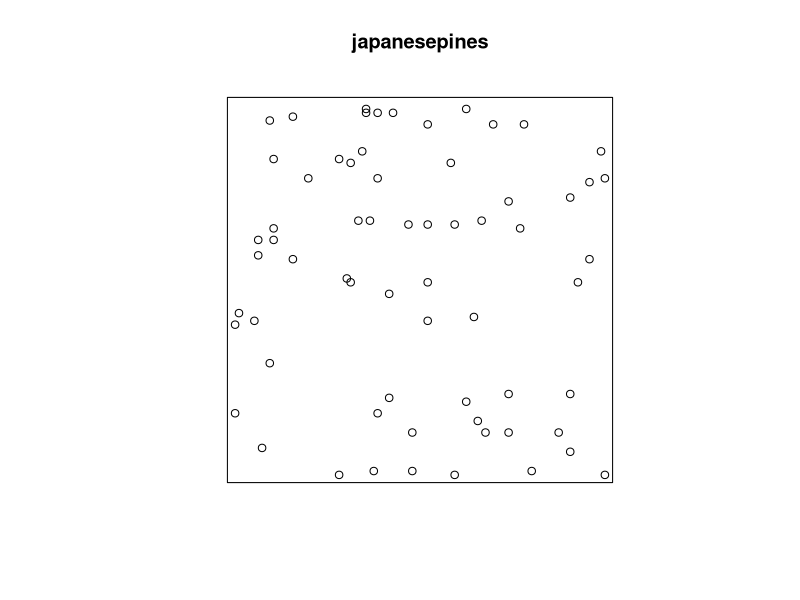
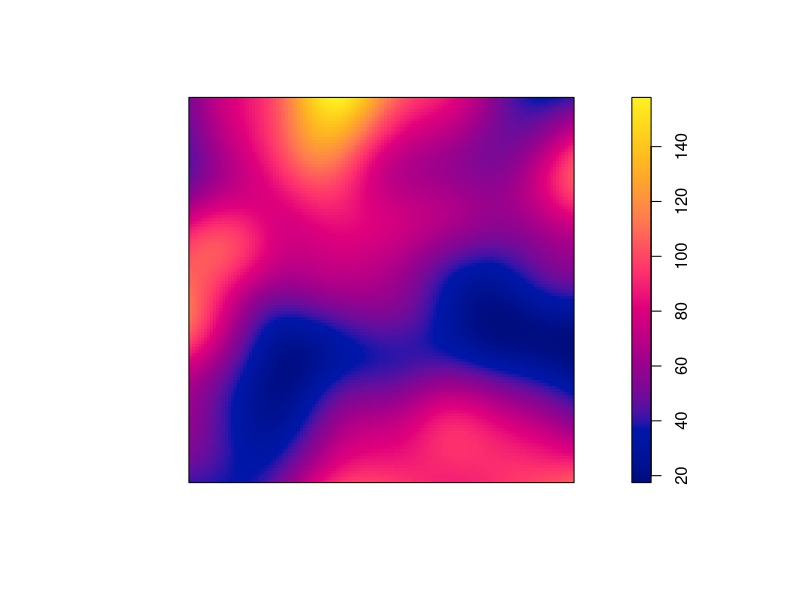
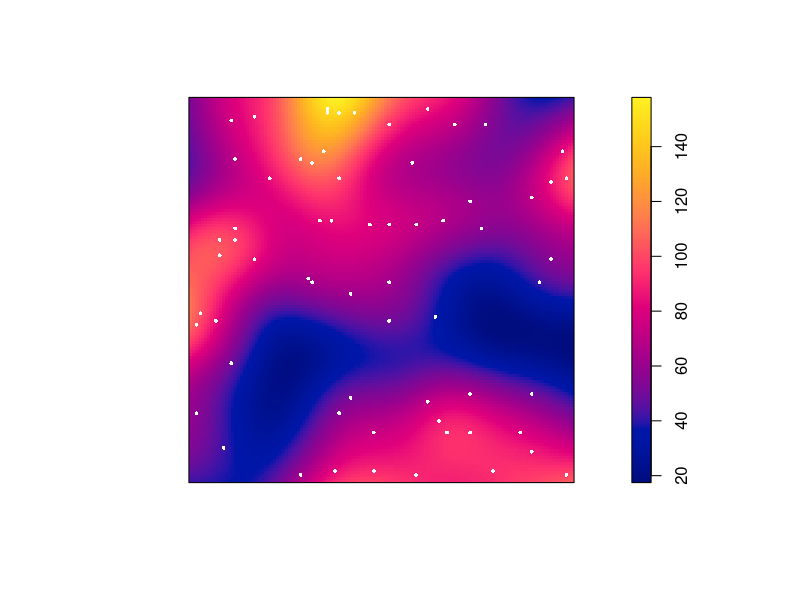
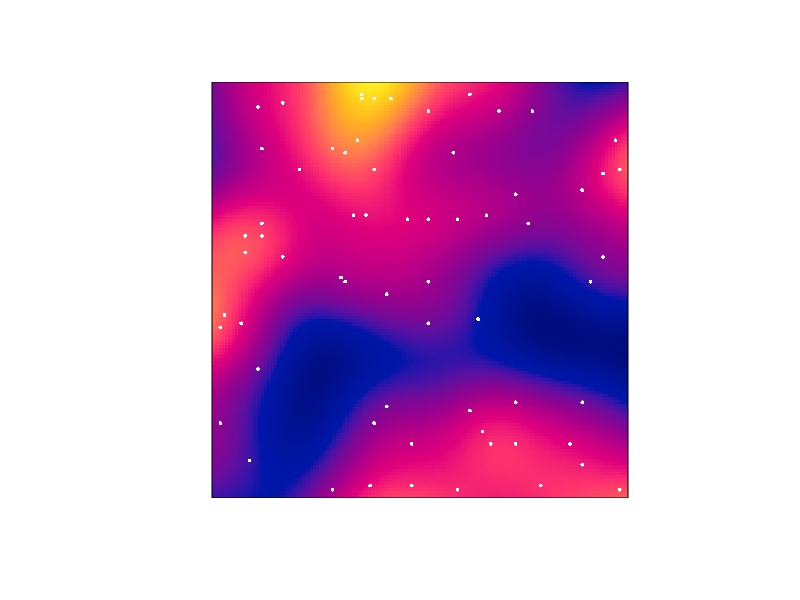
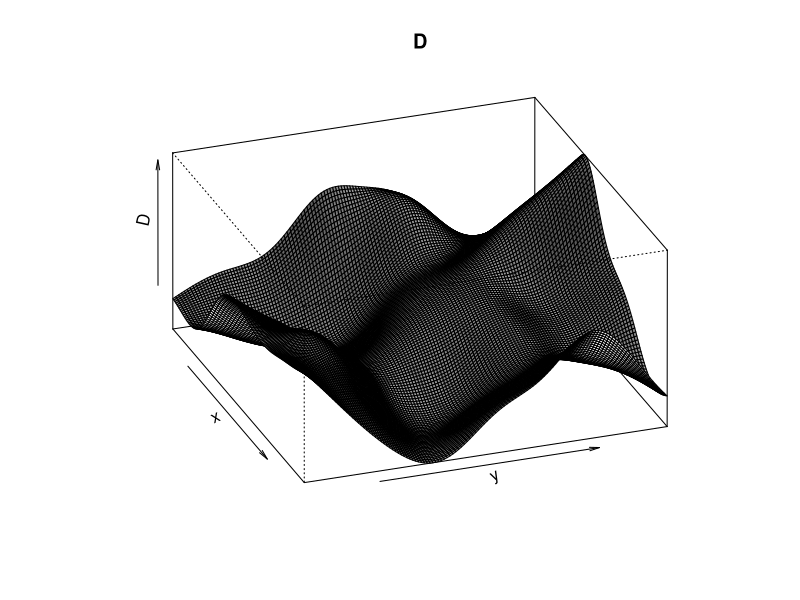
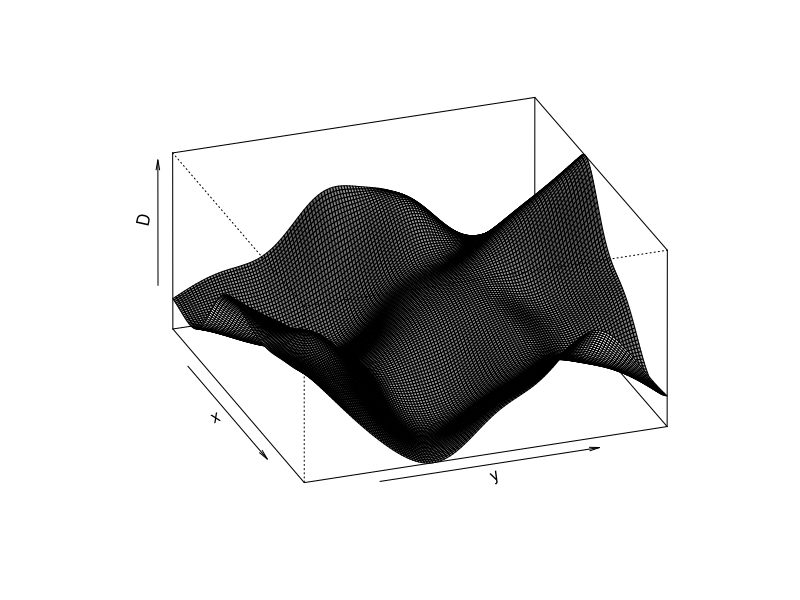
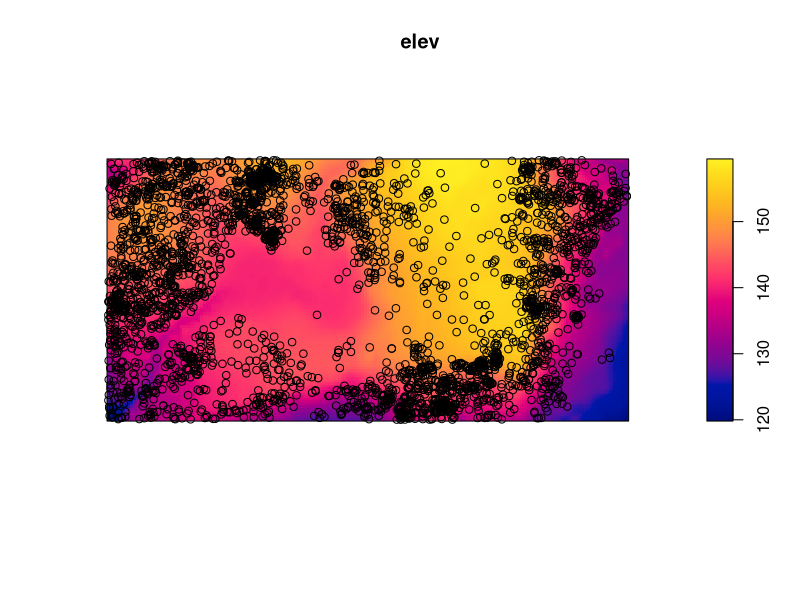
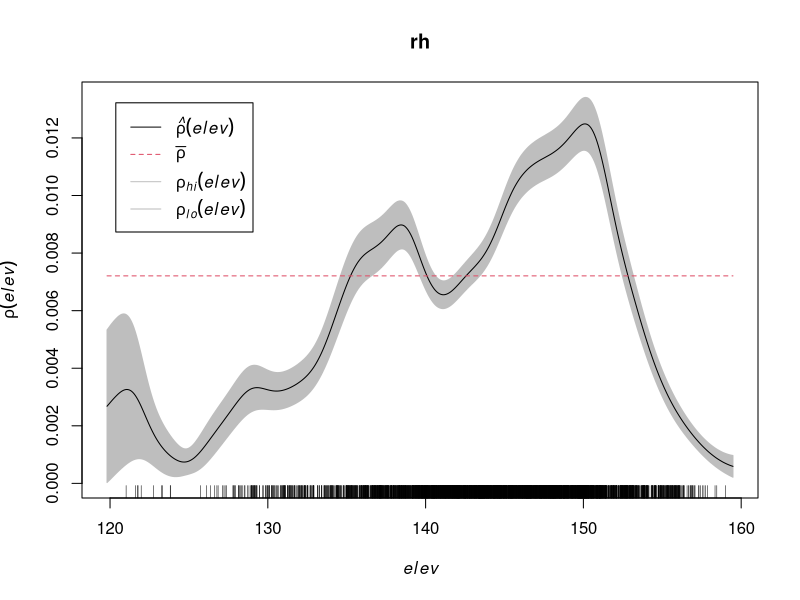

These charts were generated, in order, by the following R code:
## ---- chunk 1
# This option turns evaluation of R code off in this document. Remove it
# if you use it as a template for solving the lab exercise.
knitr::opts_chunk$set(eval = TRUE)
## ---- chunk 2
library(spatstat)
## ---- chunk 3
    plot(japanesepines)
## ---- chunk 4
    intensity(japanesepines)
## ---- chunk 5
    D <- density(japanesepines, sigma = 0.1)
## ---- chunk 6
    plot(D, main = "")
## ---- chunk 7
    plot(D, main = "")
    plot(japanesepines, add = TRUE, cols = "white", cex = 0.5, pch = 16)
## ---- chunk 8
    plot(D, main = "", ribbon = FALSE)
    plot(japanesepines, add = TRUE, cols = "white", cex = 0.5, pch = 16)
## ---- chunk 9
    persp(D, theta=70, phi=25, shade=0.4)
## ---- chunk 10
    persp(D, theta=70, phi=25, shade=0.4, main = "")
## ---- chunk 11
    range(D)
## ---- chunk 12
    round(integral(D))
## ---- chunk 13
    elev <- bei.extra$elev
## ---- chunk 14
    plot(elev)
    plot(bei, add = TRUE, col = "black")
## ---- chunk 15
    rh <- rhohat(bei, elev)
    plot(rh)
## ---- chunk 16
    prh <- predict(rh)
    plot(prh, main = "")
    plot(bei, add = TRUE, cols = "white", cex = .2, pch = 16)
## ---- chunk 17
    dbei <- density(bei, sigma = bw.scott)
    plot(dbei, main = "")
    plot(bei, add = TRUE, cols = "white", cex = .2, pch = 16)
## ---- chunk 18
    l <- solist(prh, dbei)
    plot(l, equal.ribbon = TRUE, main = "",
         main.panel = c("rhohat prediction", "kernel smoothing"))
## ---- chunk 19
    replicate(3, plot(rpoispp(lambda = 100), main = ""))
## ---- chunk 20
    plot(rpoispp(lambda = 1.5), main = "")
## ---- chunk 21
    m.jp <- ppm(japanesepines ~ 1)
    print(m.jp)
## ---- chunk 22
    unname(exp(coef(m.jp)))
    intensity(japanesepines)
## ---- chunk 23
    jp.dens <- density(japanesepines, sigma = bw.scott)
    plot(jp.dens)
    plot(japanesepines, col = "white", cex = .4, pch = 16, add = TRUE)
## ---- chunk 24
    jp.m <- ppm(japanesepines ~ x + y)
    jp.m2 <- ppm(japanesepines ~ polynom(x, y, 2) )
## ---- chunk 25
    coef(jp.m)
    coef(jp.m2)
## ---- chunk 26
    par(mar=rep(0,4))
    plot(predict(jp.m), main = "")
    plot(predict(jp.m, se=TRUE)$se, main = "")
    
    plot(predict(jp.m2), main = "")
    plot(predict(jp.m2, se=TRUE)$se, main = "")
## ---- chunk 27
    anova(jp.m, jp.m2)
## ---- chunk 28
    par(mar=rep(0.5,4))
    plot(simulate(jp.m2, nsim=10), main = "")
## ---- chunk 29
    fit0 <- ppm(japanesepines ~ 1)
    fit1 <- update(fit0, . ~ x)
    fit1
    fit2 <- update(fit1, . ~ . + y)
    fit2
## ---- chunk 30
    fit0 <- ppm(japanesepines ~ 1)
    fit1 <- update(fit0, . ~ x)
    fit1
    fit2 <- update(fit1, . ~ . + y)
    fit2
## ---- chunk 31
    step(fit2)
## ---- chunk 32
    bei.m <- ppm(bei ~ elev + grad, data = bei.extra)
## ---- chunk 33
    coef(bei.m)
## ---- chunk 34
    plot(predict(bei.m), main = "")
    plot(bei, cex = 0.3, pch = 16, cols = "white", add = TRUE)
## ---- chunk 35
    vcov(bei.m)
## ---- chunk 36
    std.err <- predict(bei.m, se = TRUE)$se
    plot(std.err, main = "")
## ---- chunk 37
coef(ppm1 <- ppm(japanesepines ~ 1)) 
coef(ppm2 <- ppm(japanesepines ~ x))
coef(ppm3 <- ppm(japanesepines ~ sin(x)))
coef(ppm4 <- ppm(japanesepines ~ x + y))
coef(ppm5 <- ppm(japanesepines ~ polynom(x, y, 2)))
coef(ppm6 <- ppm(japanesepines ~ factor(x < 0.4)))
## ---- chunk 38
plot(predict(ppm1), main = "")
plot(predict(ppm2), main = "")
plot(predict(ppm3), main = "")
plot(predict(ppm4), main = "")
plot(predict(ppm5), main = "")
plot(predict(ppm6), main = "")
## ---- chunk 39
    plot(split(hamster), main = "")
## ---- chunk 40
    plot(density(split(hamster)), main = "")
## ---- chunk 41
    plot(relrisk(hamster, hmax = 1, relative = TRUE, control = "dividing"))
## ---- chunk 42
    plot(ants)
## ---- chunk 43
    fit1 <- ppm(ants ~ marks)
## ---- chunk 44
    exp(coef(fit1)[1])
    exp(coef(fit1)[1] + coef(fit1)[2])
## ---- chunk 45
    summary(ants)
## ---- chunk 46
    fit2 <- ppm(ants ~ marks + x)
    (co <- coef(fit2))
## ---- chunk 47
    fit3 <- ppm(ants ~ marks * x)
    (co <- coef(fit3))
## ---- chunk 48
    pred <- c(predict(fit1), predict(fit2), predict(fit3))
    plot(as.solist(pred), ncols = 2, main = "")
## ---- chunk 49
fs <- function(x,y) {
  ends <- ants.extra$fieldscrub
  angle <- atan(diff(ends$y)/diff(ends$x))
  normal <- angle + pi/2
  project <- (x - ends$x[1]) * cos(normal) + (y - ends$y[1]) * sin(normal)
  factor(ifelse(project > 0, "scrub", "field"))
}
## ---- chunk 50
fit1 <- ppm(ants ~ marks + side, data = list(side=fs))
fit2 <- ppm(ants ~ marks * side, data = list(side=fs))
